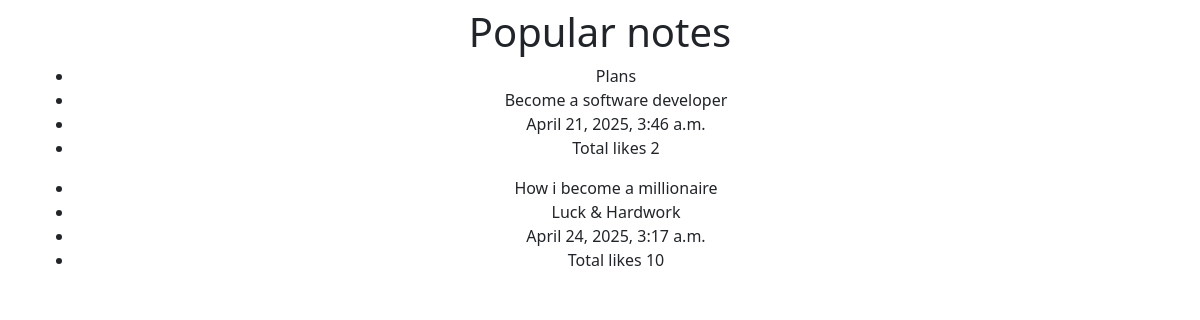
/smart/notes/popular, run on the app's committed database.
### notes/models.py (models this page shows, shortened)
class Notes(models.Model):
    title = models.CharField(max_length=255)
    text = models.TextField()
    likes = models.IntegerField(default=0)
    created_at = models.DateTimeField(auto_now_add=True)
    class Meta:
        verbose_name_plural = 'notes'

### notes/views.py (the view)
# urls.py: path('notes/popular', views.PopularNotesView.as_view()),
class PopularNotesView(ListView):
    model = Notes
    context_object_name = "popular_notes"
    template_name = "notes/popular_notes.html"
    queryset = Notes.objects.filter(likes__gt=1)

### notes/templates/notes/popular_notes.html (shortened to what this page needs)
{% extends "base.html" %}
{% block content %}
    <h1>Popular notes</h1>
    {% for note in popular_notes %}
    <ul>
        <li>{{ note.title }}</li>
        <li>{{ note.text }}</li>
        <li>{{ note.created_at }}</li>
        <li>Total likes {{ note.likes }}</li>
    </ul>
    {% endfor %}
{% endblock %}

### data on the page
Notes: title "Plans", text "Become a software developer", created_at "April 21, 2025, 3:46 a.m.", likes "2"
Notes: title "How i become a millionaire", text "Luck & Hardwork", created_at "April 24, 2025, 3:17 a.m.", likes "10"
